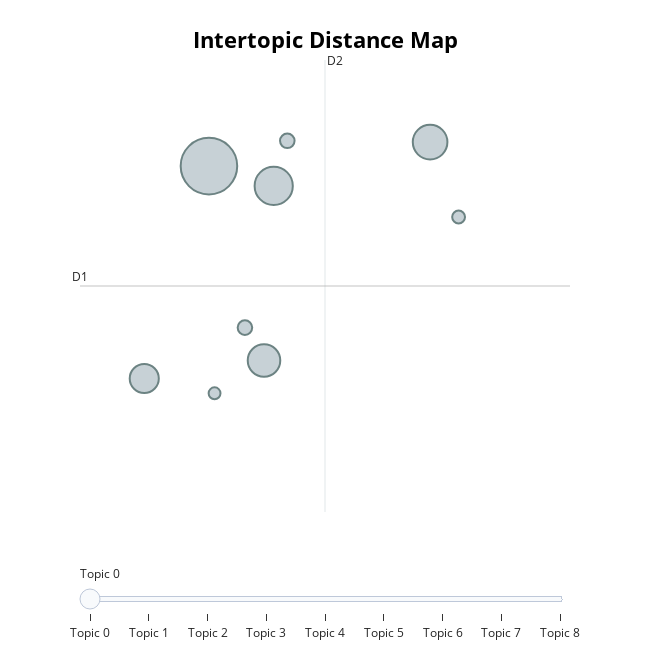

The code cell stored with this chart in its notebook:
### Markdown cell above
# 5. Visualize Topics
We can call .visualize_topics to create a 2D representation of the topics. The  graph is a plotly interactive graph which can be converted to HTML:

Note: If you get the error 'ValueError: Mime type rendering requires nbformat>=4.2.0 but it is not installed', go to terminal and type 'pip install --upgrade nbformat  '

### Code cell
# Visualize topics with an interactive plot
topic_model.visualize_topics()

### Figure 1 — Plotly figure (JSON) as saved in the notebook; plotly's stock layout.template omitted (floating-point values rounded to 4 significant figures)
{"data": [{"customdata": [[0, "classroom | child | preschool | age | peer", 136], [1, "play | age | social | group | mix", 62], [2, "care | caregiv | child | group | qualiti", 51], [3, "literaci | classroom | physic | environ | teacher", 45], [4, "program | educ | jstor | digit | pleas", 36], [5, "multigrad | attend | old | class | year", 9], [6, "moral | attend | center | care | behavior", 9], [7, "particip | social | preschool | ager | group", 7], [8, "zone | proxim | multi | concept | develop", 6]], "hovertemplate": "<b>Topic %{customdata[0]}</b><br>%{customdata[1]}<br>Size: %{customdata[2]}", "legendgroup": "", "marker": {"color": "#B0BEC5", "line": {"color": "DarkSlateGrey", "width": 2}, "size": [136, 62, 51, 45, 36, 9, 9, 7, 6], "sizemode": "area", "sizeref": 0.085, "symbol": "circle"}, "mode": "markers", "name": "", "orientation": "v", "showlegend": false, "type": "scatter", "x": [3.996, 4.52, 5.787, 4.442, 3.471, 4.287, 4.63, 6.018, 4.041], "xaxis": "x", "y": [-8.753, -9.06, -8.381, -11.77, -12.05, -11.26, -8.36, -9.543, -12.28], "yaxis": "y"}], "layout": {"annotations": [{"showarrow": false, "text": "D1", "x": 2.951, "y": -10.61, "yshift": 10}, {"showarrow": false, "text": "D2", "x": 4.936, "xshift": 10, "y": -7.106}], "height": 650, "hoverlabel": {"bgcolor": "white", "font": {"family": "Rockwell", "size": 16}}, "legend": {"itemsizing": "constant", "tracegroupgap": 0}, "margin": {"t": 60}, "shapes": [{"line": {"color": "#CFD8DC", "width": 2}, "type": "line", "x0": 4.936, "x1": 4.936, "y0": -14.12, "y1": -7.106}, {"line": {"color": "#9E9E9E", "width": 2}, "type": "line", "x0": 2.951, "x1": 6.921, "y0": -10.61, "y1": -10.61}], "sliders": [{"active": 0, "pad": {"t": 50}, "steps": [{"args": [{"marker.color": [["red", "#B0BEC5", "#B0BEC5", "#B0BEC5", "#B0BEC5", "#B0BEC5", "#B0BEC5", "#B0BEC5", "#B0BEC5"]]}], "label": "Topic 0", "method": "update"}, {"args": [{"marker.color": [["#B0BEC5", "red", "#B0BEC5", "#B0BEC5", "#B0BEC5", "#B0BEC5", "#B0BEC5", "#B0BEC5", "#B0BEC5"]]}], "label": "Topic 1", "method": "update"}, {"args": [{"marker.color": [["#B0BEC5", "#B0BEC5", "red", "#B0BEC5", "#B0BEC5", "#B0BEC5", "#B0BEC5", "#B0BEC5", "#B0BEC5"]]}], "label": "Topic 2", "method": "update"}, {"args": [{"marker.color": [["#B0BEC5", "#B0BEC5", "#B0BEC5", "red", "#B0BEC5", "#B0BEC5", "#B0BEC5", "#B0BEC5", "#B0BEC5"]]}], "label": "Topic 3", "method": "update"}, {"args": [{"marker.color": [["#B0BEC5", "#B0BEC5", "#B0BEC5", "#B0BEC5", "red", "#B0BEC5", "#B0BEC5", "#B0BEC5", "#B0BEC5"]]}], "label": "Topic 4", "method": "update"}, {"args": [{"marker.color": [["#B0BEC5", "#B0BEC5", "#B0BEC5", "#B0BEC5", "#B0BEC5", "red", "#B0BEC5", "#B0BEC5", "#B0BEC5"]]}], "label": "Topic 5", "method": "update"}, {"args": [{"marker.color": [["#B0BEC5", "#B0BEC5", "#B0BEC5", "#B0BEC5", "#B0BEC5", "#B0BEC5", "red", "#B0BEC5", "#B0BEC5"]]}], "label": "Topic 6", "method": "update"}, {"args": [{"marker.color": [["#B0BEC5", "#B0BEC5", "#B0BEC5", "#B0BEC5", "#B0BEC5", "#B0BEC5", "#B0BEC5", "red", "#B0BEC5"]]}], "label": "Topic 7", "method": "update"}, {"args": [{"marker.color": [["#B0BEC5", "#B0BEC5", "#B0BEC5", "#B0BEC5", "#B0BEC5", "#B0BEC5", "#B0BEC5", "#B0BEC5", "red"]]}], "label": "Topic 8", "method": "update"}]}], "title": {"font": {"color": "Black", "size": 22}, "text": "<b>Intertopic Distance Map</b>", "x": 0.5, "xanchor": "center", "y": 0.95, "yanchor": "top"}, "width": 650, "xaxis": {"anchor": "y", "domain": [0, 1], "range": [2.951, 6.921], "title": {"text": ""}, "visible": false}, "yaxis": {"anchor": "x", "domain": [0, 1], "range": [-14.12, -7.106], "title": {"text": ""}, "visible": false}}}
